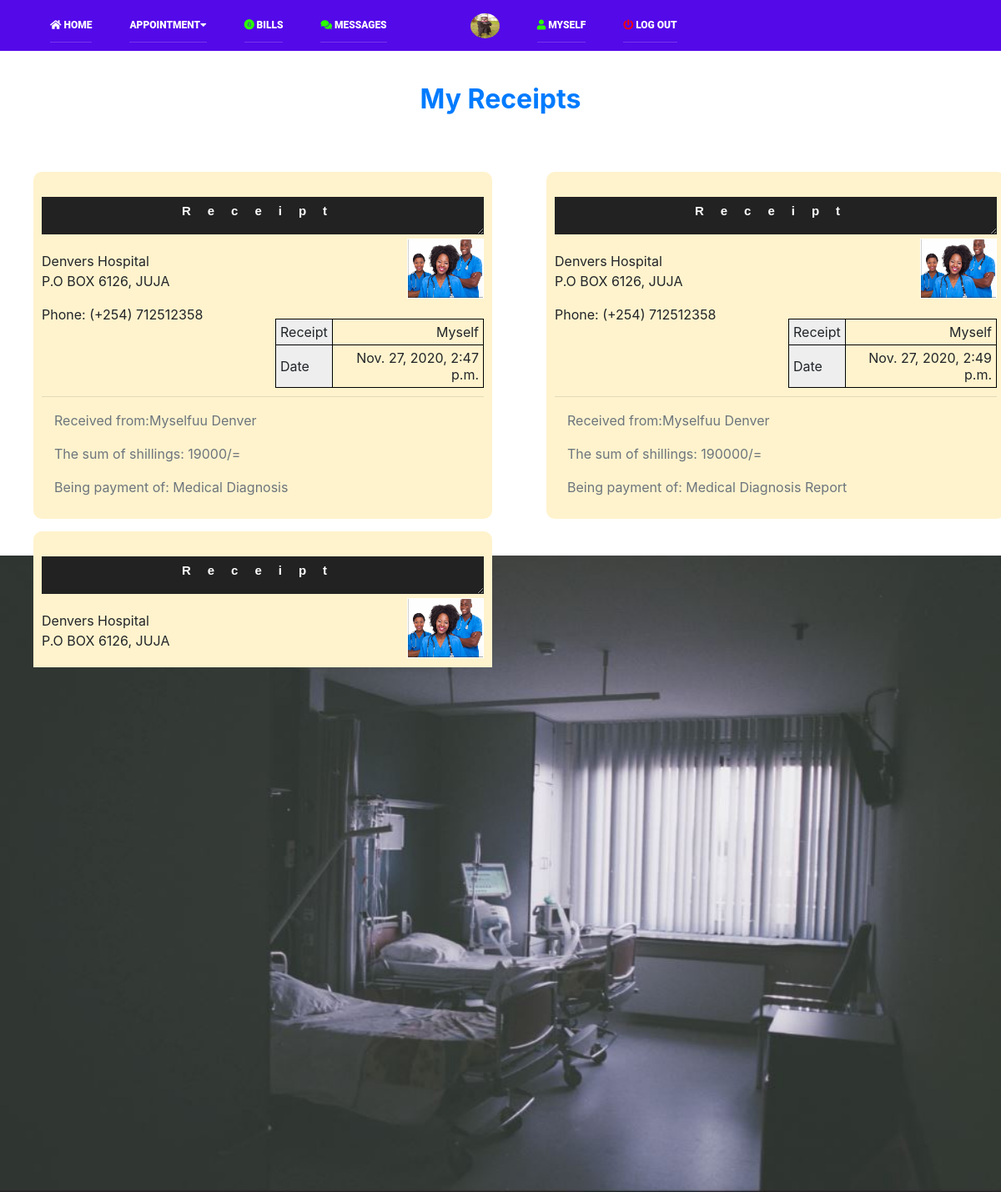
/health/recept (signed in), run on the app's committed database.
### MyDoc/models.py (models this page shows, shortened)
class Patient(models.Model):
    user = models.OneToOneField(User, null=True, on_delete=models.CASCADE)
    username = models.CharField(max_length=60)
    image = models.ImageField(default='default.jpg', upload_to='profile_pics', blank=True)
    age = models.IntegerField()
    gender = models.CharField(max_length=6, choices=gender, default='Male')
    email = models.EmailField(blank=True)
    contact = models.IntegerField()
    birth_date = models.DateField(default=django.utils.timezone.now, help_text="Strict Format YYYY-MM-DD")
    languages = models.CharField(max_length=100, default='English')
    residence = models.CharField(max_length=100, default='Nairobi/Juja')
    blood_type = models.CharField(max_length=5, choices=blood_type, default='O', blank=True)
    health_insurance = models.CharField(max_length=100, choices=insurance, blank=True, default='NHIF')
    height_cm = models.FloatField(default=130.0, blank=True)
    weight_kg = models.FloatField(default=65.0, blank=True)
    last_check = models.DateField(blank=True, default="2020-03-13", help_text="Format YYYY-MM-DD")
    next_check = models.DateField(blank=True, default="2020-03-13", help_text="Format YYYY-MM-DD")

class Recept(models.Model):
    date = models.DateTimeField(auto_now=True)
    user = models.ForeignKey(User, on_delete=models.CASCADE, help_text='To which Receipt belongs to', related_name="recpts")
    patient_name = models.CharField(max_length=100)
    amount_payed = models.CharField(max_length=300)
    payment_mode = models.CharField(max_length=30, choices=payment_mode)
    payed_for = models.CharField(max_length=300)

### MyDoc/views.py (the view)
# urls.py: path('recept', views.recept, name='recept'),
@login_required(login_url='MyDoc:login_patient')
def recept(request):
    recept = Recept.objects.all().filter(user=request.user)
    context = {
        'recept': recept
    }
    return render(request, 'MyDoc/receept.html', context)

### MyDoc/templates/MyDoc/receept.html (shortened to what this page needs)
{% extends "MyDoc/nav_pat.html" %}
{% load static %}
{% block content %}
<!DOCTYPE html>
<head>
	<link rel="stylesheet" href="{% static 'MyDoc/css/recept.css' %}">
	<link rel="stylesheet" href="{% static 'MyDoc/css/bootstrap.min.css' %}">
</head>
<body>
<img src="{% static 'MyDoc/image/daan.jpg'%}" style="z-index: -1" class="bg" alt="">
<div class="container-fluid" style="padding-top: 100px;">
        <div class="page-header" style="background: #ffffff; margin-bottom: 20px;">
            <h2 class="text-center text-primary"> <strong>My Receipts</strong></h2>
        </div>
</div>
    <br>
    <br>
    <div class="row col-sm-offset-6">
         {% if recept %}
            {% for r in recept %}
       <div id="page-wrap" style="background-color: #fff3cd; border-radius: 10px; margin-left: 55px; margin-bottom: 15px; padding: 10px;">
                <textarea id="header">Receipt</textarea>
                <div id="identity">
                    <div id="address">Denvers Hospital
                        <p>P.O BOX 6126, JUJA</p>
                        <p>Phone: (+254) 712512358</p>
                    </div>
                    <div id="logo">
                       <img id="image" src="{% static 'MyDoc/image/nurse.JPG' %}" alt="logo"  style="width: 90px; height: 70px" />
                    </div>
                </div>
                    <table id="meta">
                        <tr>
                            <td class="meta-head">Receipt</td>
                            <td>{{ r.user }}</td>
                        </tr>
                        <tr>
                            <td class="meta-head">Date</td>
                            <td id="date">{{ r.date }}</td>
                        </tr>
                    </table>
                <br><hr style="margin-top: 150px;">
        <div class="container" style="margin-top: 15px;">
                <p class="text-secondary">Received from:{{ r.patient_name }} </p>
                <p class="text-secondary">The sum of shillings: {{ r.amount_payed }}</p>
                <p class="text-secondary">Being payment of: {{ r.payed_for }}</p>
                </div>
            </div>
         {% endfor %}
            {% else %}
            <div class="card col-sm-6" style="margin-left: 300px; margin-top: 180px;">
                <p class="text-warning" style="font-size: 30px; font-family: 'poppins', 'Sans-Serif',fantasy">You have no Receipts
                </p>
            </div>
       {% endif %}
</div>
</body>
</html>
 {% include 'MyDoc/footer.html' %}
{% endblock %}

### MyDoc/templates/MyDoc/nav_pat.html (shortened to what this page needs)
{% load static %}
<html lang="en">
<head>
         <link rel="stylesheet" href="{% static 'MyDoc/css/index.css' %}" type="text/css">
        <link rel="stylesheet" href="{% static 'MyDoc/css/responsive.css' %}" type="text/css">
        <link rel="stylesheet" href="https://use.fontawesome.com/releases/v5.7.0/css/all.css">
        <link rel="stylesheet" href="{% static 'MyDoc/css/open-iconic-bootstrap.min.css' %}">
        <link rel="stylesheet" href="https://stackpath.bootstrapcdn.com/bootstrap/4.5.2/css/bootstrap.min.css">
        <link rel="stylesheet" href="{% static 'MyDoc/css/bootstrap.min.css' %}">
        <link rel="stylesheet" href="{% static 'MyDoc/css/animate.css' %}">
        <link rel="stylesheet" href="{% static 'MyDoc/css/ionicons.min.css' %}">
        <link rel="stylesheet" href="{% static 'MyDoc/css/flaticon.css' %}">
        <link rel="stylesheet" href="{% static 'MyDoc/css/icomoon.css' %}">
</head>
  <header class="header_area">
  <div class="main_menu">
    <nav class="navbar navbar-expand-lg navbar-light" id="navbar" style="background: #5409e9;">
      <div class="container" style="background: #5409e9;">
        <div class="collapse navbar-collapse offset" id="navbarSupportedContent">
          <ul class="nav navbar-nav navbar-left menu_nav">
            <li class="nav-item"><a class="nav-link" href="{% url 'MyDoc:index' %}"><i class="fa fa-home"></i>&nbsp;Home</a></li>
           <li class="nav-item submenu dropdown">
              <a href="#" class="nav-link dropdown-toggle" data-toggle="dropdown" role="button" aria-haspopup="true"
              aria-expanded="false">Appointment<i class="fa fa-caret-down"></i></a>
           </li>
              <li class="nav-item"><a class="nav-link" href="{% url 'MyDoc:recept' %}"><i class="fab fa-bitcoin" style="color: #2bff00"></i>&nbsp;Bills</a></li>
              <li class="nav-item"><a class="nav-link" href="{% url 'MyDoc:message' %}"><i class="fa fa-comments" style="color: #2bff00"></i>&nbsp;Messages</a></li>
        </ul>
            <ul class="nav navbar-nav navbar-right" style="margin-right: -110px">
                {% if user.is_authenticated %}
                    <img class="rounded-circle account-img" style="height: 30px; width: 35px; margin-left: 100px; margin-top: 6px;"
                         {% if user.patient.image.url %}
                            src="{{ user.patient.image.url }}">
                         {% else %}
                         <img class="rounded-circle account-img" style="height: 30px; width: 35px; margin-left: 100px; margin-top: 6px;"
                              src="{% static 'MyDoc/image/default.jpg' %}">
                         {% endif %}
                     <li class="nav-item" title="My Profile" ><a class="nav-link" href="{% url 'MyDoc:my_profile' %}"><i class="fa fa-user" style="color: #2bff00"></i>&nbsp;{{ user.username }}</a></li>
<li class="nav-item">
                    <a class="nav-link" href="{% url 'MyDoc:logout_patient' %}">
                        <i class="fa fa-power-off" style="color: red" aria-hidden="true"></i>&nbsp;Log out
                    </a>
                </li>
                {% else %}
                <li class="nav-item"><a class="nav-link" href="{% url 'MyDoc:login_patient' %}">
                        <span class="glyphicon glyphicon-plus" aria-hidden="true"></span>&nbsp;Log in
                    </a>
                </li>
                {% endif %}
            </ul>
        </div>
      </div>
    </nav>
  </div>
</header>
{% block content %}
{% endblock %}
</html>

### MyDoc/static/MyDoc/css/index.css (style rules this page uses)
html { margin: 0; padding: 0; box-sizing: border-box; font-family: 'poppins', Sans-Serif; font-size: 16px; overflow-x: hidden; overflow-y: hidden; }
body { margin: 0; padding: 0; font-size: 16px; color: #333; overflow: auto; height: 100vh; overflow-x: hidden; }
.header_area { position: relative; width: 100%; z-index: 99; transition: background 0.4s, all 0.3s linear; }
.header_area .navbar { background: transparent; padding: 10px; border: 0px; border-radius: 0px; }
.header_area .navbar .nav .nav-item { margin-left: 45px; }
.header_area .navbar .nav .nav-item .nav-link { font: 500 12px/80px "Roboto", sans-serif; text-transform: uppercase; font-weight: 900; color: #fff; padding: 0px; display: inline-block; }
.header_area .navbar .nav .nav-item .nav-link:after { display: none; }
.header_area .navbar .nav .nav-item.submenu { position: relative; }
.header_area .navbar .nav .nav-item:last-child { margin-right: 0px; }
.header_area .navbar .nav .nav-item { margin-right: 28px; }
.header_area { position: absolute; }
.header_area .navbar { background: #5409e9; }
.header_area .navbar .nav .nav-item .nav-link { line-height: 40px; margin-right: 0px; display: block; border-bottom: 1px solid #ededed33; border-radius: 0px; }
.header_area .navbar-collapse { max-height: 340px; }
.header_area .navbar .nav .nav-item { margin-right: 0px; }
.header_area .navbar-collapse { max-height: 100px; }
.navbar .container { margin-left: -10px; padding-left: 15px; padding-right: 15px; }
.bg { position: absolute; left: 0; width: 100%; max-height: 100%; bottom: 0; object-fit: cover; background-position: center; }

### MyDoc/static/MyDoc/css/recept.css (style rules this page uses)
* { margin: 0; padding: 0; }
body { font: 14px/1.4 Georgia, serif; }
#page-wrap { width: 550px; margin: 0 auto; }
textarea { border: 0; font: 14px Georgia, Serif; overflow: hidden; resize: none; }
table { border-collapse: collapse; }
table td, table th { border: 1px solid black; padding: 5px; }
#header { height: 45px; width: 100%; margin: 20px 0; background: #222; text-align: center; color: white; font: bold 15px Helvetica, Sans-Serif; text-decoration: uppercase; letter-spacing: 20px; padding: 8px 0px; }
#address { width: 350px; height: 100px; float: left; }
#logo { text-align: right; float: right; position: relative; margin-top: -15px; border: 1px solid #fff; max-width: 540px; max-height: 100px; overflow: hidden; }
#meta { margin-top: -19px; float: right; width: 250px; }
#meta td { text-align: right; }
#meta td.meta-head { text-align: left; background: #eee; }

### data on the page
Recept: user "Myself", date "Nov. 27, 2020, 2:47 p.m.", patient_name "Myselfuu Denver", amount_payed "19000/=", payed_for "Medical Diagnosis"
Recept: user "Myself", date "Nov. 27, 2020, 2:49 p.m.", patient_name "Myselfuu Denver", amount_payed "190000/=", payed_for "Medical Diagnosis Report"

### other printed values
{{ user.username }} "MYSELF"
